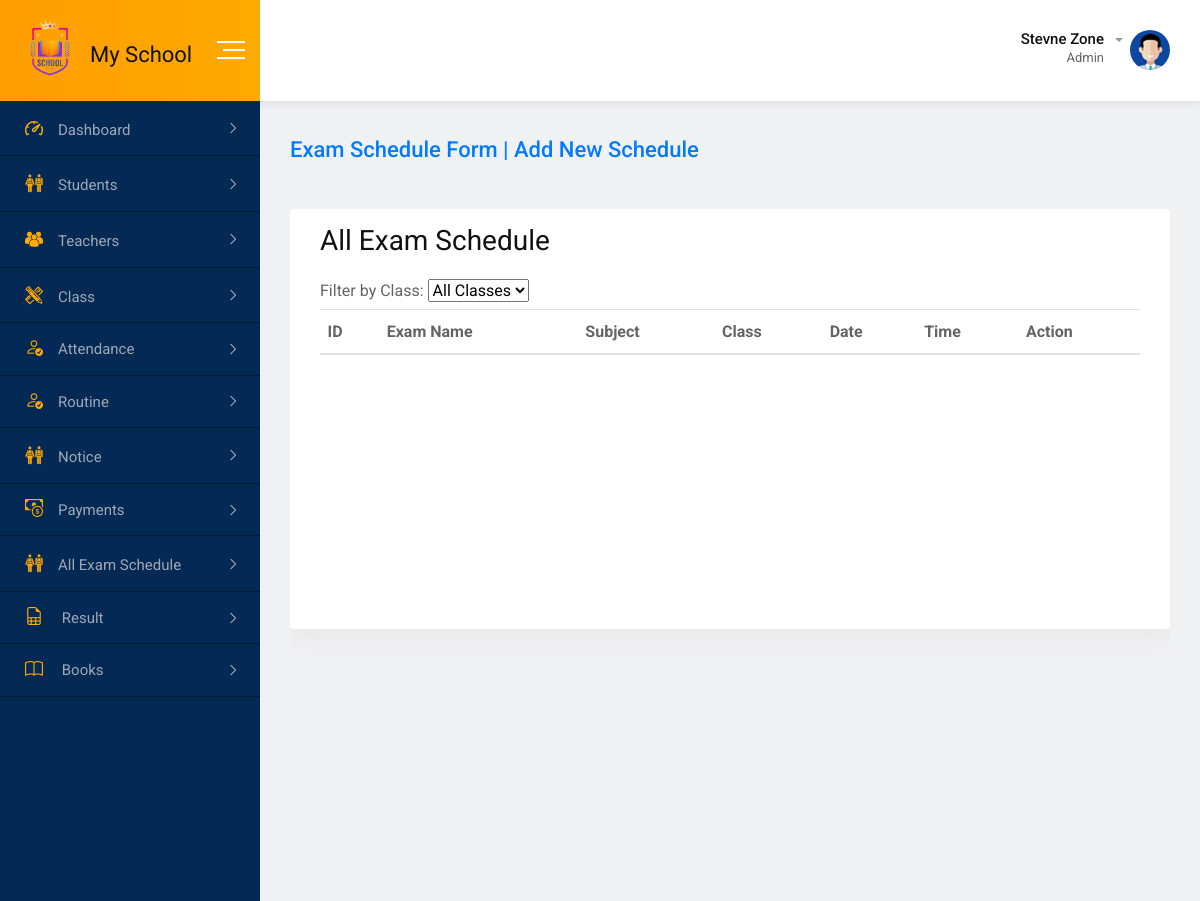
Before: /admin/all_exam_schedule.php with the older database file.
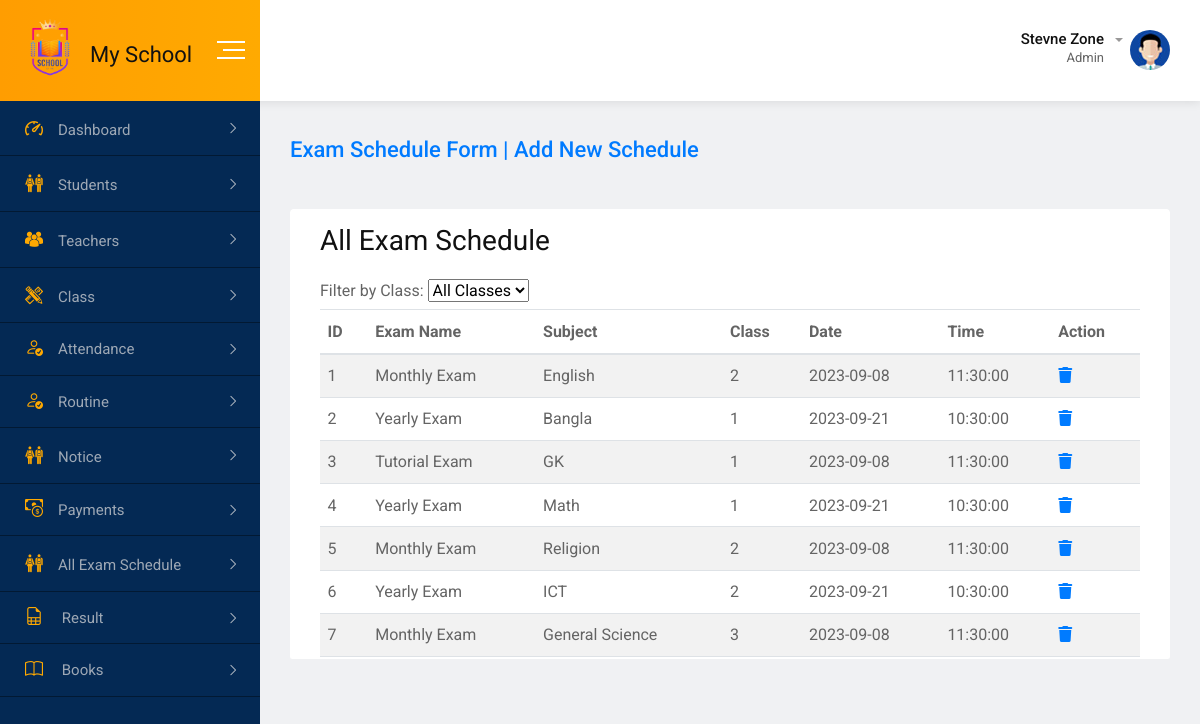
After: the same page with the newer database file.
### tables this page shows
CREATE TABLE `exam` (
  `id` int(11) NOT NULL,
  `exam_name` varchar(50) NOT NULL,
  `subject` varchar(50) NOT NULL,
  `class` int(11) NOT NULL,
  `date` date NOT NULL,
  `time` time NOT NULL
);

### admin/all_exam_schedule.php (the view, shortened to what this page needs)
<?php
include_once("../includes/db_config.php");
$sql = "SELECT * FROM exam";
$result = $db->query($sql);
?>
<?php include_once("../includes/index_header.php"); ?>
<body>
    <?php include_once("../includes/index_sidebar.php"); ?>
    <div class="dashboard-content-one">
        <div class="breadcrumbs-area">
            <h3><a href="notice_entry.php" class="">Exam Schedule Form | Add New Schedule</a></h3>
        </div>
        <div class="card" id="tableid">
            <div class="card-body">
                <h2>All Exam Schedule </h2>
                <div class="class-filter">
                    <label for="classFilter">Filter by Class:</label>
                    <select onclick="filterTable()"  id="classFilter">
                        <option value="">All Classes</option>
                    </select>
                </div>
                <table class="table table-striped bg-white">
                    <thead>
                        <tr>
                            <th>ID</th>
                            <th>Exam Name</th>
                            <th>Subject</th>
                            <th>Class</th>
                            <th>Date</th>
                            <th>Time</th>
                            <th>Action</th>
                        </tr>
                    </thead>
                    <tbody id="examTableBody">
                        <?php while ($row = $result->fetch_object()) { ?>
                            <tr>
                                <td><?php echo $row->id ?></td>
                                <td><?php echo $row->exam_name ?></td>
                                <td><?php echo $row->subject ?></td>
                                <td><?php echo $row->class ?></td>
                                <td><?php echo $row->date ?></td>
                                <td><?php echo $row->time ?></td>
                                <td>
                                    <a href="exam_delete_schedule.php?id=<?php echo $row->id ?>"><i class="fa-solid fa-trash"></i></a>
                                </td>
                            </tr>
                        <?php } ?>
                    </tbody>
                </table>
            </div>
        </div>
        <?php include_once("../includes/index_footer.php"); ?>
</body>
</html>

Changed rows visible on the page:
added exam: id "1", exam_name "Monthly Exam", subject "English", class "2", date "2023-09-08", time "11:30:00"
added exam: id "2", exam_name "Yearly Exam", subject "Bangla", class "1", date "2023-09-21", time "10:30:00"
added exam: id "3", exam_name "Tutorial Exam", subject "GK", class "1", date "2023-09-08", time "11:30:00"
added exam: id "4", exam_name "Yearly Exam", subject "Math", class "1", date "2023-09-21", time "10:30:00"
added exam: id "5", exam_name "Monthly Exam", subject "Religion", class "2", date "2023-09-08", time "11:30:00"
added exam: id "6", exam_name "Yearly Exam", subject "ICT", class "2", date "2023-09-21", time "10:30:00"
added exam: id "7", exam_name "Monthly Exam", subject "General Science", class "3", date "2023-09-08", time "11:30:00"
